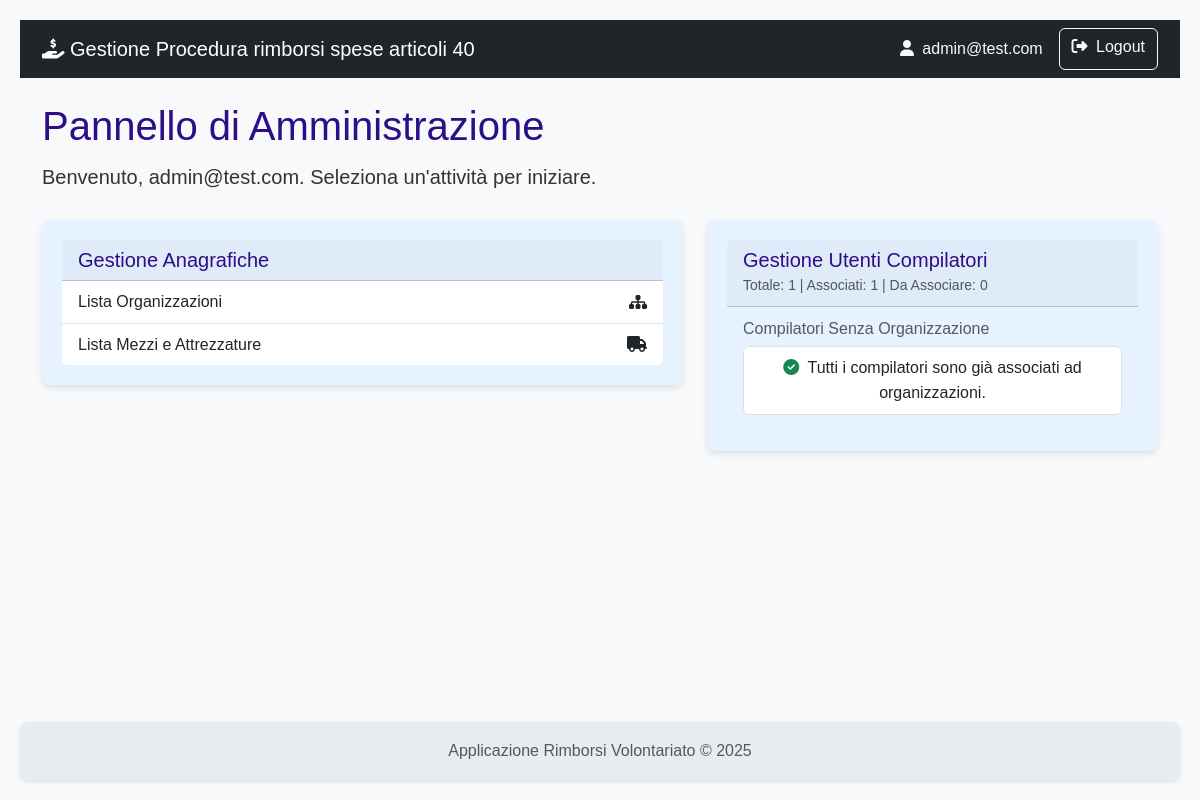
Page /dashboard (signed in) on the earlier database version.
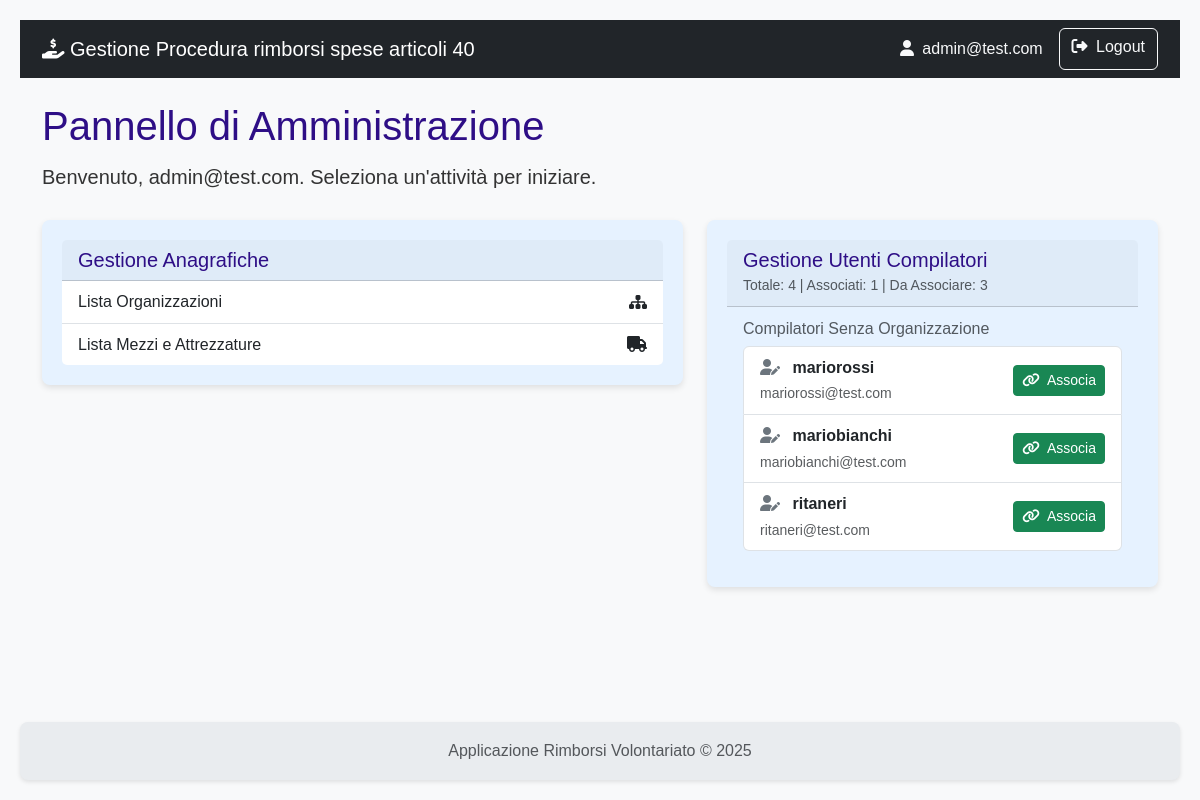
Same page on the later database version.
### rimborsi/models.py (models this page shows)
class User(db.Model, UserMixin):
    id = db.Column(db.Integer, primary_key=True)
    username = db.Column(db.String(80), nullable=False)
    email = db.Column(db.String(120), nullable=False)
    password_hash = db.Column(db.String(120), nullable=False)
    role = db.Column(db.String(20), nullable=False)
    organizzazioni = db.relationship('Organizzazione', secondary=associazione_utente_organizzazione, back_populates='utenti_compilatori')
    __table_args__ = (
        db.UniqueConstraint('username', name='uq_user_username'),
        db.UniqueConstraint('email', name='uq_user_email'),
    )

### rimborsi/main/routes.py (the view, shortened to what this page needs)
@main.route('/dashboard')
@login_required # Solo gli utenti loggati possono vedere la dashboard
def dashboard():
    template_data = {}
    if current_user.role == 'istruttore':
        richieste_da_istruire = Richiesta.query.filter_by(stato='B').all()
        richieste_istruite = Richiesta.query.filter_by(stato='C').all()
        template_data['richieste_da_istruire'] = richieste_da_istruire
        template_data['richieste_istruite'] = richieste_istruite
        template_data['conteggio_da_istruire'] = len(richieste_da_istruire)
        template_data['conteggio_istruite'] = len(richieste_istruite)
    elif current_user.role == 'amministratore':
        utenti_da_associare = User.query.filter(
            User.role == 'compilatore',
            ~User.organizzazioni.any()
        ).all()
        totale_compilatori = User.query.filter(User.role == 'compilatore').count()
        compilatori_associati = User.query.filter(
            User.role == 'compilatore',
            User.organizzazioni.any()
        ).count()
        template_data['utenti_da_associare'] = utenti_da_associare
        template_data['totale_compilatori'] = totale_compilatori
        template_data['compilatori_associati'] = compilatori_associati
    return render_template('main/dashboard.html', **template_data)

### rimborsi/templates/main/dashboard.html (shortened to what this page needs)
{% extends 'base.html' %}
{% block content %}
    <h1 class="mb-2">
        {% if current_user.role == 'istruttore' %}
            Pannello di Controllo Istruttore
        {% elif current_user.role == 'compilatore' %}
            Dashboard Compilatore
        {% elif current_user.role == 'amministratore' %}
            Pannello di Amministrazione
        {% else %}
            Area di Gestione
        {% endif %}
    </h1>
    <div class="d-flex justify-content-between align-items-center mb-4">
        <p class="lead mb-0">
            Benvenuto, {{ current_user.email }}. Seleziona un'attività per iniziare.
        </p>
    </div>
    {% if current_user.role == 'istruttore' %}
    <div class="row row-cols-1 row-cols-md-3 g-4 mb-4">
        <div class="col">
            <div class="card text-white bg-primary shadow-sm h-100">
                <div class="card-body">
                    <h5 class="card-title">Da Istruire</h5>
                    <p class="card-text fs-2 fw-bold">{{ conteggio_da_istruire }}</p>
                </div>
            </div>
        </div>
        <div class="col">
            <div class="card text-white bg-success shadow-sm h-100">
                <div class="card-body">
                    <h5 class="card-title">Istruite</h5>
                    <p class="card-text fs-2 fw-bold">{{ conteggio_istruite }}</p>
                </div>
            </div>
        </div>
        <div class="col">
            <div class="card shadow-sm h-100">
                <div class="card-body d-flex flex-column justify-content-center">
                     <a href="{{ url_for('istruttoria.gestione_eventi') }}" class="btn btn-outline-secondary">
                        <i class="fas fa-calendar-alt me-1"></i> Gestisci Eventi
                    </a>
                </div>
            </div>
        </div>
    </div>
    <div class="card shadow-sm">
        <div class="card-header">
            <ul class="nav nav-tabs card-header-tabs">
                <li class="nav-item">
                    <a class="nav-link active" data-bs-toggle="tab" href="#tab-da-istruire">
                        Da Istruire <span class="badge bg-primary">{{ conteggio_da_istruire }}</span>
                    </a>
                </li>
                <li class="nav-item">
                    <a class="nav-link" data-bs-toggle="tab" href="#tab-istruite">
                        Istruite <span class="badge bg-success">{{ conteggio_istruite }}</span>
                    </a>
                </li>
            </ul>
        </div>
        <div class="card-body">
            <div class="tab-content">
                <div class="tab-pane fade show active" id="tab-da-istruire">
                    <table class="table table-hover">
                        <thead>
                            <tr>
                                <th>Data Invio</th>
                                <th>Protocollo</th>
                                <th>Organizzazione</th>
                                <th class="text-end">Importo Richiesto</th>
                                <th class="text-center">Azione</th>
                            </tr>
                        </thead>
                        <tbody>
                            {% for richiesta in richieste_da_istruire %}
                            <tr>
                                <td>{{ richiesta.data_invio.strftime('%d/%m/%Y') }}</td>
                                <td>{{ richiesta.protocollo_invio }}</td>
                                <td>{{ richiesta.organizzazione.nome }}</td>
                                <td class="text-end">&euro; {{ "%.2f"|format(richiesta.spese|sum(attribute='importo_richiesto')) }}</td>
                                <td class="text-center">
                                    <a href="{{ url_for('istruttoria.dettaglio_istruttoria', richiesta_id=richiesta.id) }}" class="btn btn-warning btn-sm" title="Avvia Istruttoria">
                                        <i class="fas fa-pencil-alt"></i>
                                    </a>
                                </td>
                            </tr>
                            {% else %}
                            <tr><td colspan="5" class="text-center text-muted">Nessuna richiesta da istruire.</td></tr>
                            {% endfor %}
                        </tbody>
                    </table>
                </div>
                <div class="tab-pane fade" id="tab-istruite">
                    <table class="table table-hover">
                        <thead>
                            <tr>
                                <th>Data Fine Istruttoria</th>
                                <th>Protocollo</th>
                                <th>Organizzazione</th>
                                <th class="text-end">Importo Approvato</th>
                                <th class="text-center">Esito</th>
                            </tr>
                        </thead>
                        <tbody>
                            {% for richiesta in richieste_istruite %}
                            <tr>
                                <td>{{ richiesta.data_fine_istruttoria.strftime('%d/%m/%Y') }}</td>
                                <td>{{ richiesta.protocollo_istruttoria }}</td>
                                <td>{{ richiesta.organizzazione.nome }}</td>
                                <td class="text-end">&euro; 0.00</td>
                                <td class="text-center"><span class="badge bg-secondary">{{ richiesta.esito }}</span></td>
                            </tr>
                            {% else %}
                            <tr><td colspan="5" class="text-center text-muted">Nessuna richiesta già istruita.</td></tr>
                            {% endfor %}
                        </tbody>
                    </table>
                </div>
            </div>
        </div>
    </div>
    {% elif current_user.role == 'amministratore' %}
        <div class="row">
            <div class="col-md-7">
                <div class="card shadow-sm">
                    <div class="card-header"><h5 class="mb-0">Gestione Anagrafiche</h5></div>
                    <div class="list-group list-group-flush">
                        <a href="{{ url_for('anagrafica.lista_organizzazioni') }}" class="list-group-item list-group-item-action d-flex justify-content-between align-items-center">
                            Lista Organizzazioni
                            <i class="fas fa-sitemap"></i>
                        </a>
                        <a href="{{ url_for('anagrafica.lista_tutti_mezzi') }}" class="list-group-item list-group-item-action d-flex justify-content-between align-items-center">
                            Lista Mezzi e Attrezzature
                            <i class="fas fa-truck"></i>
                        </a>
                    </div>
                </div>
            </div>
            <div class="col-md-5">
                <div class="card shadow-sm">
                    <div class="card-header">
                        <h5 class="mb-0">Gestione Utenti Compilatori</h5>
                        {% if totale_compilatori is defined %}
                        <small class="text-muted">
                            Totale: {{ totale_compilatori }} |
                            Associati: {{ compilatori_associati }} |
                            Da Associare: {{ utenti_da_associare|length }}
                        </small>
                        {% endif %}
                    </div>
                    <div class="card-body">
                        <h6 class="card-subtitle mb-2 text-muted">Compilatori Senza Organizzazione</h6>
                        <ul class="list-group">
                             {% for utente in utenti_da_associare %}
                             <li class="list-group-item d-flex justify-content-between align-items-center">
                                <div>
                                    <i class="fas fa-user-edit me-2 text-secondary"></i>
                                    <strong>{{ utente.username }}</strong><br>
                                    <small class="text-muted">{{ utente.email }}</small>
                                </div>
                                <a href="{{ url_for('main.associa_utente', user_id=utente.id) }}" class="btn btn-success btn-sm">
                                    <i class="fas fa-link me-1"></i> Associa
                                </a>
                            </li>
                            {% else %}
                            <li class="list-group-item text-center">
                                <i class="fas fa-check-circle me-1 text-success"></i>
                                Tutti i compilatori sono già associati ad organizzazioni.
                            </li>
                            {% endfor %}
                        </ul>
                    </div>
                </div>
            </div>
        </div>
    {% endif %}
{% endblock %}

### rimborsi/templates/base.html (shortened to what this page needs)
<!doctype html>
<html lang="it" class="h-100">
<head>
    <link href="https://cdn.jsdelivr.net/npm/bootstrap@5.3.3/dist/css/bootstrap.min.css" rel="stylesheet" xintegrity="sha384-QWTKZyjpPEjISv5WaRU9OFeRpok6YctnYmDr5pNlyT2bRjXh0JMhjY6hW+ALEwIH">
    <link rel="stylesheet" href="https://cdnjs.cloudflare.com/ajax/libs/font-awesome/6.5.2/css/all.min.css" xintegrity="sha512-SnH5WK+bZxgPHs44uWIX+LLJAJ9/2PkPKZ5QiAj6Ta86w+fsb2TkcmfRyVX3pBnMFcV7oQPJkl9QevSCWr3W6A==" />
    <link rel="stylesheet" href="{{ url_for('static', filename='css/styles.css') }}">
</head>
<body>
    <nav class="navbar navbar-expand-lg navbar-dark bg-dark">
        <div class="container">
            <a class="navbar-brand" href="{{ url_for('auth.index') }}">
                <i class="fas fa-hand-holding-dollar"></i>
                Gestione Procedura rimborsi spese articoli 40
            </a>
            <div class="collapse navbar-collapse" id="navbarNav">
                <div class="d-flex ms-auto">
                    {% if current_user.is_authenticated %}
                        <span class="navbar-text me-3 text-light">
                            <i class="fas fa-user me-1"></i> {{ current_user.email }}
                        </span>
                        <a href="{{ url_for('auth.logout') }}" class="btn btn-outline-light">
                            <i class="fas fa-sign-out-alt me-1"></i> Logout
                        </a>
                    {% else %}
                        <a href="{{ url_for('auth.registrati') }}" class="btn btn-outline-light me-2">Registrati</a>
                        <a href="{{ url_for('auth.login') }}" class="btn btn-outline-light">Login</a>
                    {% endif %}
                </div>
            </div>
        </div>
    </nav>
    <main class="container my-4">
        {% block content %}{% endblock %}
    </main>
    <footer class="footer mt-auto py-3">
        <div class="container text-center">
            <span class="text-muted">Applicazione Rimborsi Volontariato &copy; 2025</span>
        </div>
    </footer>
</body>
</html>

### rimborsi/static/css/styles.css (style rules this page uses)
:root { --color-primary: #2e0e86; --color-primary-hover: #142fca; --color-text-light: #ffffff; --color-card-bg: #e6f2ff; --color-card-text: #00366d; --color-bg: #f4f4f4; --color-text-dark: #333; --color-link: #0055a4; --border-radius: 8px; --box-shadow: 0 2px 4px rgba(0, 0, 0, 0.1); --box-shadow-card: 0 3px 6px rgba(0, 0, 0, 0.1); --transition-standard: all 0.3s ease; }
body { font-family: Arial, sans-serif; background-color: var(--color-bg); color: var(--color-text-dark); margin: 0; padding: 20px; line-height: 1.6; }
h1, h2, h3, h4, h5, h6 { color: var(--color-primary); margin-top: 0; }
a { color: var(--color-link); text-decoration: none; }
.card { flex: 1; background-color: var(--color-card-bg); color: var(--color-card-text); border-radius: var(--border-radius); padding: 20px; box-shadow: var(--box-shadow-card); transition: transform 0.2s ease-in-out; border: none; }
.card-body i { transition: var(--transition-standard); }
.shadow-sm { box-shadow: var(--box-shadow-card) !important; }
.text-center { text-align: center; }
.footer { display: flex; justify-content: left; gap: 20px; background-color: var(--color-primary); padding: 15px 20px; border-radius: var(--border-radius); margin-top: 20px; box-shadow: var(--box-shadow); }

### rimborsi/templates/base.html (style rules this page uses)
body { display: flex; flex-direction: column; min-height: 100vh; background-color: #f8f9fa; }
main { flex: 1; }
.footer { background-color: #e9ecef; }

Differences in the rows shown:
added User: username "mariorossi", email "mariorossi@test.com"
added User: username "mariobianchi", email "mariobianchi@test.com"
added User: username "ritaneri", email "ritaneri@test.com"
Other differences:
{{ totale_compilatori }}: "1" → "4"
{{ utenti_da_associare|length }}: "0" → "3"
text no longer shown: "Tutti i compilatori sono già associati ad organizzazioni."
